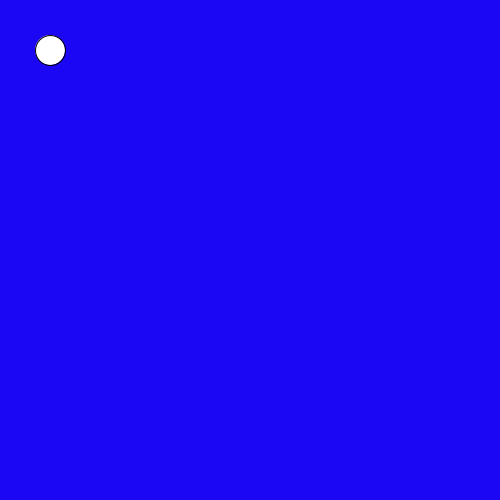
Frame 1 (no input)
Frame 60 (the mouse pressed at the canvas centre just before this capture): identical to frame 1, image omitted
Frame 120 (the mouse held since frame 60 and released just before this capture): identical to frame 1, image omitted

The Processing sketch that drew this single still picture (run headless with seeded random() and noise(); from frame 60 on, the mouse is pressed at the canvas centre):

// Processing sketch: sketch_180421b_pde
// ── sketch_180421b_pde.pde
float x = 50;
float y = 50;
float r = 30;
float v = 0;
float a = 0.1;

void setup(){
  size(500,500);
  ellipseMode(CENTER);
}

void draw(){
  background(#1B07F4);
  ellipse(x,y,r,r);

  if (y < height - r/2){
  y = y + v;
  } else {
    y = height - r/2;
  }
}
